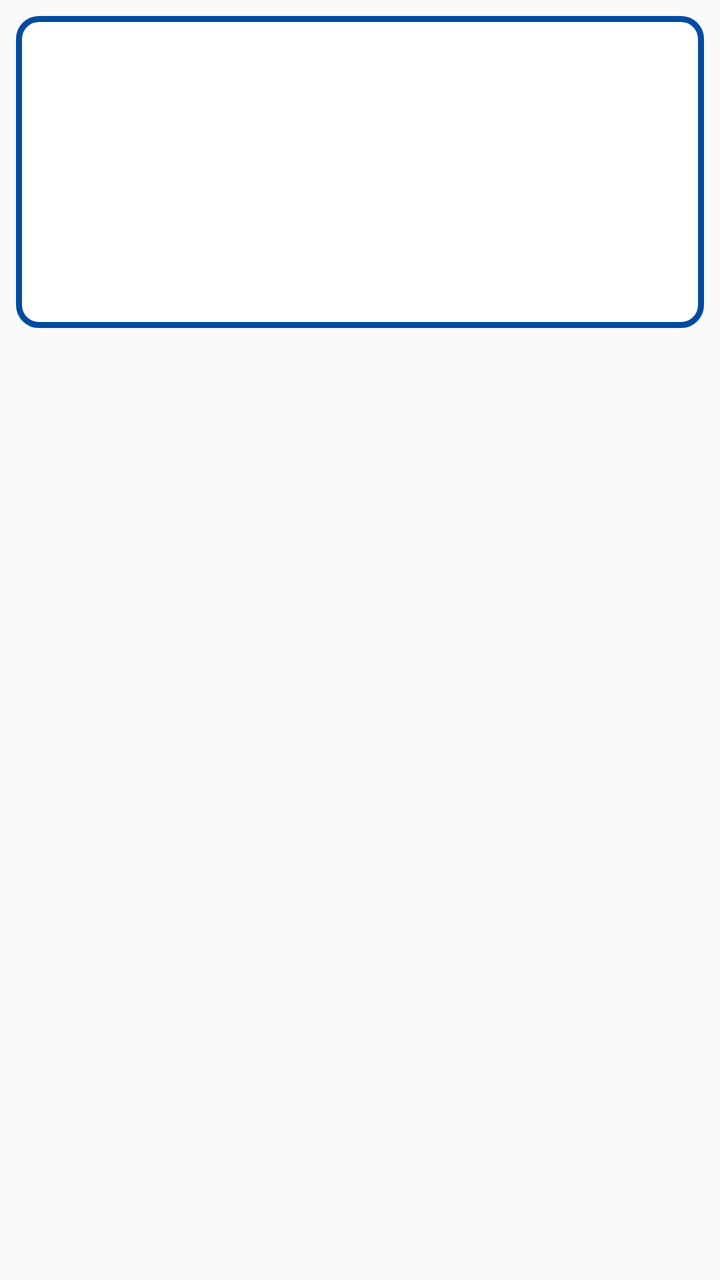
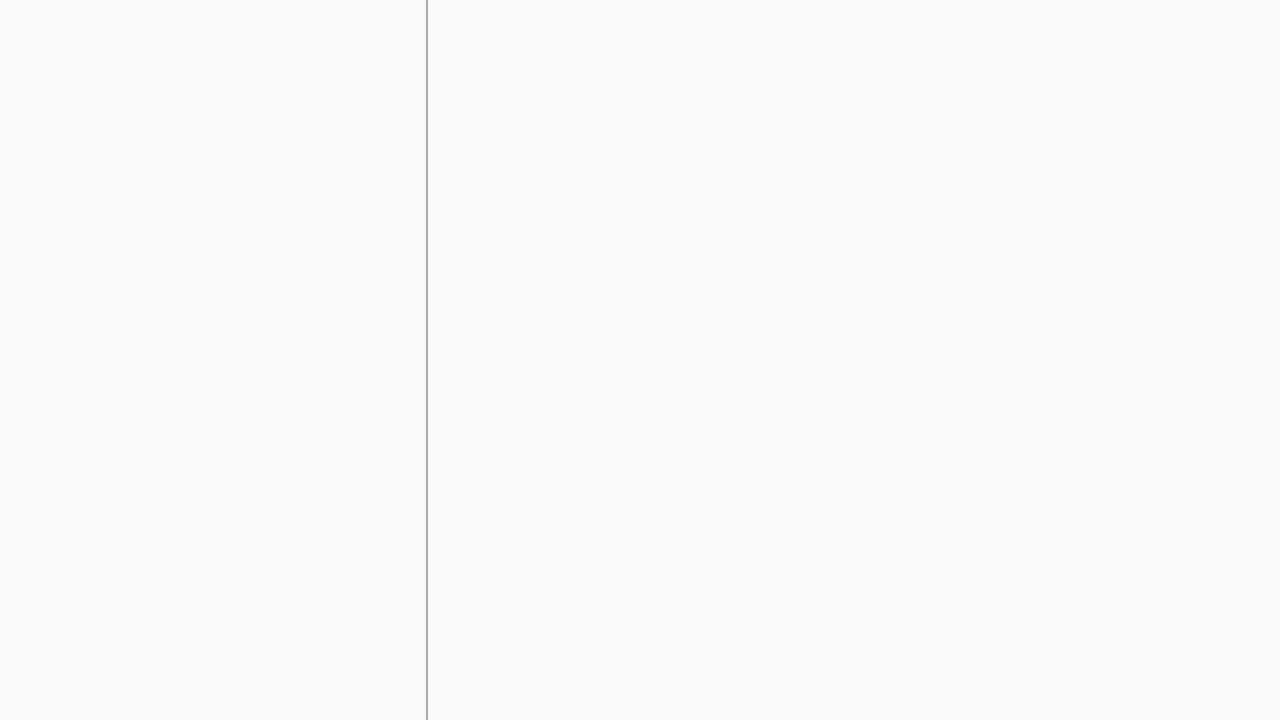

Compare how this app lays out the same screen by default and in its alternative resource folder. The renders come first, then the two layout files and the values they reference.
<!-- AndroidManifest.xml: application theme AppTheme -->
<!-- res/layout/fragment_recipe_steps.xml -->
<?xml version="1.0" encoding="utf-8"?>
<LinearLayout
    xmlns:android="http://schemas.android.com/apk/res/android"
    android:layout_width="match_parent"
    android:layout_height="match_parent"
    android:orientation="vertical">

    <android.support.v7.widget.RecyclerView
        android:id="@+id/recipe_ingredients_recyclerView"
        android:layout_width="match_parent"
        android:layout_height="0dp"
        android:layout_weight="1"
        android:layout_margin="8dp"
        android:background="@drawable/selector_recipe_steps_background">
    </android.support.v7.widget.RecyclerView>

<android.support.v7.widget.RecyclerView
    xmlns:android="http://schemas.android.com/apk/res/android"
    android:id="@+id/recipe_steps_recyclerView"
    android:layout_width="match_parent"
    android:layout_height="0dp"
    android:layout_weight="3">
</android.support.v7.widget.RecyclerView>
</LinearLayout>
<!-- resources referenced by this layout -->
<resources>
  <!-- drawable selector_recipe_steps_background (drawable) -->
  <?xml version="1.0" encoding="utf-8"?>
  <selector xmlns:android="http://schemas.android.com/apk/res/android">
      <item android:state_selected="true" android:drawable="@drawable/round_corners_selected"/>
      <item android:state_pressed="true" android:drawable="@drawable/round_corners_selected"/>
      <item android:state_focused="true" android:drawable="@drawable/round_corners_selected"/>
      <item android:drawable="@drawable/round_corners"/>
  </selector>
  <style name="AppTheme" parent="Base.Theme.AppCompat.Light.DarkActionBar">
          
          <item name="colorPrimary">@color/colorPrimary</item>
          <item name="colorPrimaryDark">@color/colorPrimaryDark</item>
          <item name="colorAccent">@color/colorAccent</item>
          <item name="android:fontFamily">@font/roboto_light</item>
      </style>
  <!-- drawable round_corners_selected (drawable) -->
  <?xml version="1.0" encoding="utf-8"?>
  <shape xmlns:android="http://schemas.android.com/apk/res/android">
      <solid
          android:color="@color/colorPrimary"/>
      <stroke
          android:width="3dp"
          android:color="@color/colorPrimaryDark" />
      <corners
          android:radius="10dp"/>
      <padding
          android:left="0dp"
          android:top="0dp"
          android:right="0dp"
          android:bottom="0dp" />
  </shape>
  <!-- drawable round_corners (drawable) -->
  <?xml version="1.0" encoding="utf-8"?>
      <shape xmlns:android="http://schemas.android.com/apk/res/android">
          <solid
              android:color="#FFFFFF"/>
          <stroke
              android:width="3dp"
              android:color="@color/colorPrimaryDark" />
          <corners
              android:radius="10dp"/>
          <padding
              android:left="0dp"
              android:top="0dp"
              android:right="0dp"
              android:bottom="0dp" />
      </shape>
  <color name="colorPrimary">#1976d2</color>
  <color name="colorPrimaryDark">#004ba0</color>
  <color name="colorAccent">#ff6f60</color>
</resources>
<!-- res/layout-w600dp/fragment_recipe_steps.xml (the author's variant of the layout above) -->
<!-- drawn on the phone turned sideways -->
<?xml version="1.0" encoding="utf-8"?>
<LinearLayout
    android:id="@+id/tablet_container"
    xmlns:android="http://schemas.android.com/apk/res/android"
    xmlns:tools="http://schemas.android.com/tools"
    android:layout_width="match_parent"
    android:layout_height="match_parent"
    android:baselineAligned="false"
    android:orientation="horizontal">

    <FrameLayout
    android:id="@+id/master_recipe_steps_fragment"
    android:layout_width="0dp"
    android:layout_height="match_parent"
        android:layout_weight="1">

    <android.support.v7.widget.RecyclerView
        xmlns:android="http://schemas.android.com/apk/res/android"
        android:id="@+id/recipe_steps_recyclerView"
        android:layout_width="match_parent"
        android:layout_height="match_parent"
        android:clickable="true"
        android:focusable="true">
    </android.support.v7.widget.RecyclerView>

    </FrameLayout>

    <View
        android:layout_width="1dp"
        android:layout_height="match_parent"
        android:background="@android:color/darker_gray" />

    <FrameLayout
        android:id="@+id/recipe_step_details_container"
        android:layout_width="0dp"
        android:layout_height="match_parent"
        android:layout_weight="2">

    </FrameLayout>

</LinearLayout>
<!-- resources referenced by the variant -->
<!-- as the phone turned sideways resolves them -->
<resources>
  <style name="AppTheme" parent="Base.Theme.AppCompat.Light.DarkActionBar">
          
          <item name="colorPrimary">@color/colorPrimary</item>
          <item name="colorPrimaryDark">@color/colorPrimaryDark</item>
          <item name="colorAccent">@color/colorAccent</item>
          <item name="android:fontFamily">@font/roboto_light</item>
      </style>
  <color name="colorPrimary">#1976d2</color>
  <color name="colorPrimaryDark">#004ba0</color>
  <color name="colorAccent">#ff6f60</color>
</resources>
